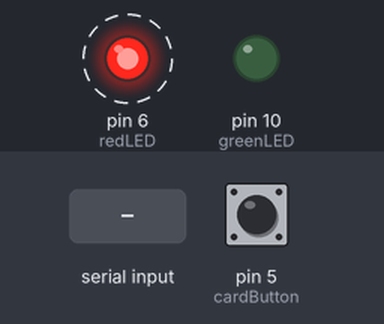
Recording of a sketch running on a simulated Arduino Uno, built with avr-gcc and run on an emulated ATmega328P. On the bench: output pins drawn as LEDs (lit = HIGH). Dashed ring = blinking. The test bench sets the inputs (shaded band); at power-on: pin 5 (cardButton) HIGH. EEPROM starts erased.

Above: at 4.38 s.
4.7 s: "1" received over Serial
At 7.5 s:
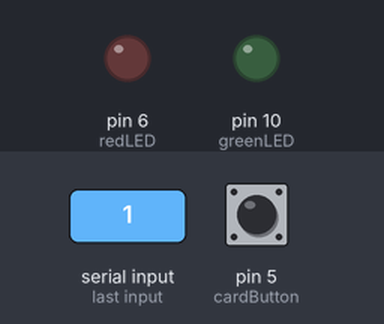
7.7 s: "1" received over Serial
At 9.4 s:
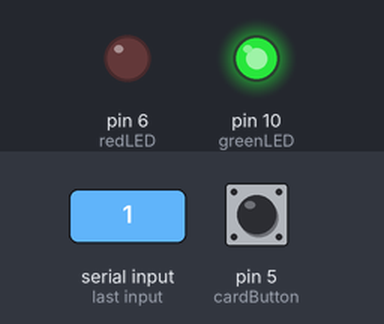
10.7 s: "0" received over Serial
At 12.5 s:
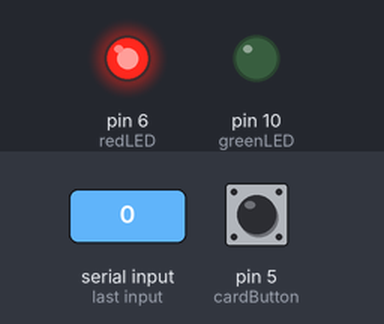
13.7 s: "2" received over Serial
At 17.1 s:
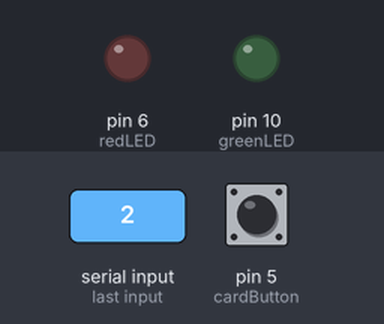
Timing chart, 0 to 17.7 s (numbered marks = the images above; inputs shaded):
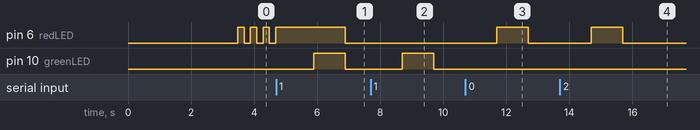

Measured:
- after the input at 4.7 s, pin 10 (greenLED): LOW → HIGH after 1.2 s, → LOW 1.0 s later
- after the input at 7.7 s, pin 10 (greenLED): LOW → HIGH after 1.0 s, → LOW 1.0 s later
- after the input at 10.7 s, pin 6 (redLED): LOW → HIGH after 1.0 s, → LOW 1.0 s later
- after the input at 13.7 s, pin 6 (redLED): LOW → HIGH after 1.0 s, → LOW 1.0 s later

The sketch:

RFID_edameh.ino
```cpp
#include <EEPROM.h>

const int redLED = 6;
const int greenLED = 10;
const int cardButton = 5;
const int maxCardNumber = 3;

char buffer[13];
char validCard[maxCardNumber][13];
byte eepromCardNumber;
int addr = 0;
int isCardOk = 0;

void setup() {
  for(int i = 0; i < EEPROM.length(); i++){
    EEPROM.write(i, 0);
  }
  eepromCardNumber = EEPROM.read(addr);
  if(eepromCardNumber != 0){
    for(int i = 0; i < eepromCardNumber; i++){
      addr = 1 + i*13;
      EEPROM.get(addr, validCard[i]);
    }
  }
  pinMode(greenLED, OUTPUT);
  pinMode(redLED, OUTPUT);
  pinMode(cardButton, INPUT_PULLUP);
  Serial.begin(9600);
  buffer[12] = '\0';
}

void loop() {
  if(eepromCardNumber == 0){
    digitalWrite(redLED, !digitalRead(redLED));
    delay(200);
  }
  while(Serial.available()){
      Serial.readBytes(buffer, 12);
      isCardOk = 0;
      if(eepromCardNumber == 0){
        EEPROM.write(addr, eepromCardNumber);
        addr += sizeof(eepromCardNumber);
        EEPROM.put(addr, buffer);
        digitalWrite(redLED, LOW);
        for(int i = 0; i < 13; i++){
          validCard[eepromCardNumber][i] = buffer[i];
        }
        eepromCardNumber++;
        EEPROM.write(0, eepromCardNumber);
        digitalWrite(greenLED, HIGH);
        digitalWrite(redLED, HIGH);
        delay(1000);
        digitalWrite(greenLED, LOW);
        digitalWrite(redLED, LOW);
      }else{
        if(digitalRead(cardButton) == HIGH){
          for(int i = 0; i < maxCardNumber; i++){
            if(String(buffer) == String(validCard[i])){
              isCardOk = 1;
              digitalWrite(greenLED, HIGH);
              digitalWrite(redLED, LOW);
              delay(1000);
              digitalWrite(greenLED, LOW);
            }
          }
          if(isCardOk != 1){
            digitalWrite(greenLED, LOW);
            digitalWrite(redLED, HIGH);
            delay(1000);
            digitalWrite(redLED, LOW);
          }
        }else{
          if(eepromCardNumber < maxCardNumber){
            addr = 1 + eepromCardNumber*13;
            EEPROM.put(addr, buffer);
            for(int i = 0; i < 13; i++){
              validCard[eepromCardNumber][i] = buffer[i];
            }
            eepromCardNumber++;
            EEPROM.write(0, eepromCardNumber);
            digitalWrite(greenLED, HIGH);
            digitalWrite(redLED, HIGH);
            delay(1000);
            digitalWrite(greenLED, LOW);
            digitalWrite(redLED, LOW);
          }else{
            digitalWrite(redLED, HIGH);
            delay(1000);
            digitalWrite(redLED, LOW);
            delay(1000);
            digitalWrite(redLED, HIGH);
            delay(1000);
            digitalWrite(redLED, LOW);
            delay(1000);
            digitalWrite(redLED, HIGH);
            delay(1000);
            digitalWrite(redLED, LOW);
            delay(1000);
          }
        }
      }
  }
}
```
